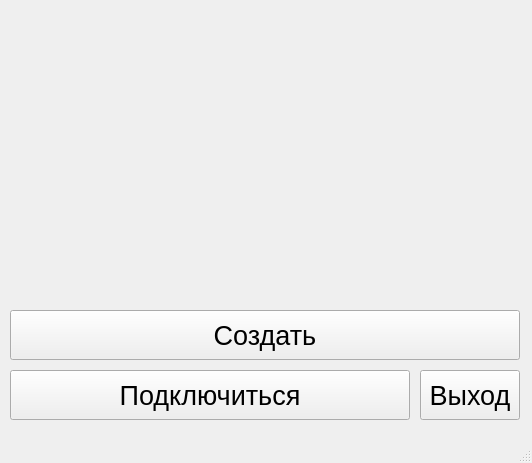
<?xml version="1.0" encoding="UTF-8"?>
<ui version="4.0">
 <class>mainWindow</class>
 <widget class="QMainWindow" name="mainWindow">
  <property name="geometry">
   <rect>
    <x>0</x>
    <y>0</y>
    <width>532</width>
    <height>463</height>
   </rect>
  </property>
  <property name="windowTitle">
   <string>menuWindow</string>
  </property>
  <widget class="QWidget" name="centralwidget">
   <widget class="QStackedWidget" name="stackedWidget">
    <property name="geometry">
     <rect>
      <x>10</x>
      <y>0</y>
      <width>521</width>
      <height>421</height>
     </rect>
    </property>
    <property name="currentIndex">
     <number>0</number>
    </property>
    <widget class="QWidget" name="menuWindow">
     <widget class="QPushButton" name="shutdownWindow">
      <property name="geometry">
       <rect>
        <x>410</x>
        <y>370</y>
        <width>100</width>
        <height>50</height>
       </rect>
      </property>
      <property name="font">
       <font>
        <pointsize>20</pointsize>
       </font>
      </property>
      <property name="text">
       <string>Выход</string>
      </property>
     </widget>
     <widget class="QPushButton" name="connectGameButton">
      <property name="geometry">
       <rect>
        <x>0</x>
        <y>370</y>
        <width>400</width>
        <height>50</height>
       </rect>
      </property>
      <property name="font">
       <font>
        <pointsize>20</pointsize>
       </font>
      </property>
      <property name="text">
       <string>Подключиться</string>
      </property>
     </widget>
     <widget class="QPushButton" name="runGameButton">
      <property name="geometry">
       <rect>
        <x>0</x>
        <y>310</y>
        <width>510</width>
        <height>50</height>
       </rect>
      </property>
      <property name="font">
       <font>
        <pointsize>20</pointsize>
       </font>
      </property>
      <property name="text">
       <string>Создать</string>
      </property>
     </widget>
    </widget>
    <widget class="QWidget" name="runGameWindov">
     <widget class="QPushButton" name="backMenuWindow">
      <property name="geometry">
       <rect>
        <x>310</x>
        <y>310</y>
        <width>200</width>
        <height>50</height>
       </rect>
      </property>
      <property name="font">
       <font>
        <pointsize>20</pointsize>
       </font>
      </property>
      <property name="text">
       <string>Назад</string>
      </property>
     </widget>
     <widget class="QPushButton" name="startGameButton">
      <property name="geometry">
       <rect>
        <x>0</x>
        <y>370</y>
        <width>510</width>
        <height>50</height>
       </rect>
      </property>
      <property name="font">
       <font>
        <pointsize>20</pointsize>
       </font>
      </property>
      <property name="text">
       <string>Начать Перестройку</string>
      </property>
     </widget>
     <widget class="QLineEdit" name="nicknameEdit">
      <property name="geometry">
       <rect>
        <x>0</x>
        <y>10</y>
        <width>510</width>
        <height>40</height>
       </rect>
      </property>
      <property name="font">
       <font>
        <pointsize>20</pointsize>
       </font>
      </property>
     </widget>
     <widget class="QPushButton" name="nicknameEditButton">
      <property name="geometry">
       <rect>
        <x>310</x>
        <y>60</y>
        <width>200</width>
        <height>90</height>
       </rect>
      </property>
      <property name="font">
       <font>
        <pointsize>20</pointsize>
       </font>
      </property>
      <property name="text">
       <string>Сменить
Имя</string>
      </property>
     </widget>
     <widget class="QTextEdit" name="listPlayers">
      <property name="geometry">
       <rect>
        <x>0</x>
        <y>60</y>
        <width>300</width>
        <height>300</height>
       </rect>
      </property>
      <property name="font">
       <font>
        <pointsize>15</pointsize>
       </font>
      </property>
     </widget>
    </widget>
   </widget>
  </widget>
  <widget class="QMenuBar" name="menubar">
   <property name="geometry">
    <rect>
     <x>0</x>
     <y>0</y>
     <width>532</width>
     <height>20</height>
    </rect>
   </property>
  </widget>
  <widget class="QStatusBar" name="statusbar"/>
 </widget>
 <resources/>
 <connections/>
</ui>
